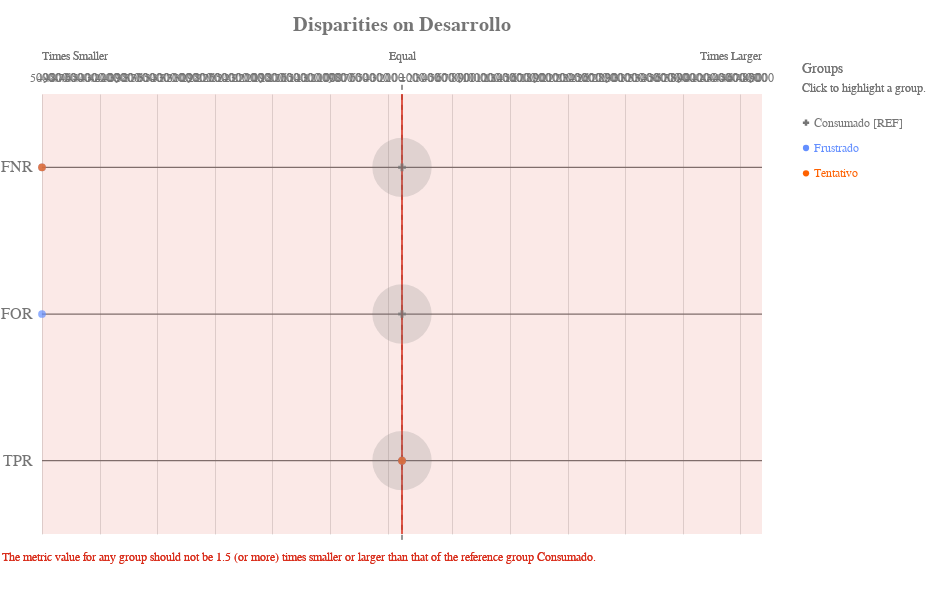

Source (notebook cell):
### Code cell
ap.disparity(grupo_definido, metrics, 'Desarrollo', fairness_threshold = disparity_tolerance)

### Figure 1 — Vega-Lite specification as saved in the notebook (floating-point values rounded to 4 significant figures)
{"config": {"view": {"continuousWidth": 400, "continuousHeight": 300, "strokeWidth": 0}, "axisLeft": {"labelColor": "rgb(117,117,117)", "labelFont": "Arial", "labelFontSize": 16}, "title": {"align": "center", "baseline": "middle", "color": "rgb(117,117,117)", "font": "Arial", "fontSize": 20, "fontWeight": "bold"}}, "layer": [{"data": {"name": "data-53f64b7c7b316b31c4ec44bcdaa6fbea"}, "mark": {"type": "rule", "stroke": "rgb(117,117,117)", "strokeWidth": 1.25, "tooltip": ""}, "encoding": {"x": {"type": "quantitative", "field": "x", "scale": {"domain": [-4999, 4999], "range": [40.0, 760.0]}}, "x2": {"field": "x2"}, "y": {"type": "nominal", "axis": {"domain": false, "labelAngle": 0, "labelPadding": -30, "orient": "left", "ticks": false, "title": ""}, "field": "metric", "scale": {"domain": ["FNR", "FOR", "TPR"], "range": [55.0, 495.0]}}}}, {"data": {"name": "data-79dd248bdaa0ea02c535240e8ad022c8"}, "mark": {"type": "rule", "stroke": "rgb(117,117,117)", "strokeDash": [5, 5], "strokeWidth": 1}, "encoding": {"tooltip": {"value": "Consumado [REF]"}, "x": {"value": 400.0}, "y": {"value": 45.83}, "y2": {"value": 504.2}}}, {"data": {"name": "data-fa2b618e9aa8a53fd9cf36a5662b0508"}, "mark": {"type": "text", "align": "center", "color": "rgb(117,117,117)", "font": "Arial", "fontSize": 12, "fontWeight": "normal", "tooltip": ""}, "encoding": {"text": {"type": "nominal", "field": "label"}, "x": {"type": "quantitative", "field": "value", "scale": {"domain": [-4999, 4999], "range": [40.0, 760.0]}}, "y": {"value": 38.5}}}, {"layer": [{"mark": {"type": "text", "align": "left", "fill": "rgb(117,117,117)", "font": "Arial", "fontSize": 12, "fontWeight": "normal", "tooltip": ""}, "encoding": {"text": {"value": "Times Smaller"}, "x": {"value": 40.0}, "y": {"value": 16.5}}}, {"mark": {"type": "text", "align": "right", "fill": "rgb(117,117,117)", "font": "Arial", "fontSize": 12, "fontWeight": "normal", "tooltip": ""}, "encoding": {"text": {"value": "Times Larger"}, "x": {"value": 760.0}, "y": {"value": 16.5}}}, {"mark": {"type": "text", "align": "center", "fill": "rgb(117,117,117)", "font": "Arial", "fontSize": 12, "fontWeight": "normal", "tooltip": ""}, "encoding": {"text": {"value": "Equal"}, "x": {"value": 400.0}, "y": {"value": 16.5}}}], "data": {"name": "data-79dd248bdaa0ea02c535240e8ad022c8"}}, {"layer": [{"mark": {"type": "rule", "opacity": 0.8, "stroke": "rgb(217, 46, 28)", "strokeWidth": 1.25, "tooltip": ""}, "encoding": {"x": {"type": "quantitative", "field": "min", "scale": {"domain": [-4999, 4999], "range": [40.0, 760.0]}}, "y": {"value": 55.0}, "y2": {"value": 495.0}}}, {"mark": {"type": "rule", "opacity": 0.8, "stroke": "rgb(217, 46, 28)", "strokeWidth": 1.25, "tooltip": ""}, "encoding": {"x": {"type": "quantitative", "field": "max", "scale": {"domain": [-4999, 4999], "range": [40.0, 760.0]}}, "y": {"value": 55.0}, "y2": {"value": 495.0}}}, {"layer": [{"mark": {"type": "rect", "fill": "rgb(217, 46, 28)", "opacity": 0.1, "tooltip": ""}, "encoding": {"x": {"type": "quantitative", "field": "min", "scale": {"domain": [-4999, 4999], "range": [40.0, 760.0]}}, "x2": {"field": "lower_end"}, "y": {"value": 55.0}, "y2": {"value": 495.0}}}, {"mark": {"type": "rect", "fill": "rgb(217, 46, 28)", "opacity": 0.1, "tooltip": ""}, "encoding": {"x": {"type": "quantitative", "field": "max", "scale": {"domain": [-4999, 4999], "range": [40.0, 760.0]}}, "x2": {"field": "upper_end"}, "y": {"value": 55.0}, "y2": {"value": 495.0}}}]}, {"data": {"name": "data-79dd248bdaa0ea02c535240e8ad022c8"}, "mark": {"type": "text", "align": "left", "baseline": "top", "fill": "rgb(217, 46, 28)", "font": "Arial", "fontSize": 12, "fontWeight": "normal", "tooltip": ""}, "encoding": {"text": {"value": "The metric value for any group should not be 1.5 (or more) times smaller or larger than that of the reference group Consumado."}, "x": {"value": 0}, "y": {"value": 513.3}}}], "data": {"name": "data-93a28dc03cdeb5856aae1fcd20b2726b"}}, {"layer": [{"mark": "circle"}, {"data": {"name": "data-6720c721253265cd00b3166dfb039fa3"}, "mark": {"type": "circle", "opacity": 0.2}, "encoding": {"color": {"condition": {"type": "nominal", "field": "attribute_value", "legend": null, "scale": {"domain": ["Consumado", "Frustrado", "Tentativo"], "range": ["rgb(117,117,117)", "rgb(100, 143, 255)", "rgb(254, 97, 0)", "rgb(220, 38, 127)", "rgb(255, 176, 0)", "rgb(120, 94, 240)"]}, "selection": "selector049"}, "value": "rgb(224,224,224)"}, "size": {"type": "quantitative", "field": "group_size", "legend": null, "scale": {"domain": [0, 6004.0], "range": [0, 4224.0]}}, "tooltip": [{"type": "nominal", "field": "attribute_value", "title": "Group"}, {"type": "nominal", "field": "tooltip_group_size", "title": "Group Size"}, {"type": "nominal", "field": "tooltip_disparity_explanation_fnr", "title": "Disparity"}, {"type": "quantitative", "field": "fnr", "format": ".2f", "title": "FNR"}], "x": {"type": "quantitative", "axis": {"domain": false, "labels": false, "ticks": false, "title": null, "values": [99, 199, 299, 399, 499, 599, 699, 799, 899, 999, 1099, 1199, 1299, 1399, 1499, 1599, 1699, 1799, 1899, 1999, 2099, 2199, 2299, 2399, 2499, 2599, 2699, 2799, 2899, 2999, 3099, 3199, 3299, 3399, 3499, 3599, 3699, 3799, 3899, 3999, 4099, 4199, 4299, 4399, 4499, 4599, 4699, 4799, 4899, 4999, -4999, -4899, -4799, -4699, -4599, -4499, -4399, -4299, -4199, -4099, -3999, -3899, -3799, -3699, -3599, -3499, -3399, -3299, -3199, -3099, -2999, -2899, -2799, -2699, -2599, -2499, -2399, -2299, -2199, -2099, -1999, -1899, -1799, -1699, -1599, -1499, -1399, -1299, -1199, -1099, -999, -899, -799, -699, -599, -499, -399, -299, -199, -99]}, "field": "fnr_disparity_scaled", "scale": {"domain": [-4999, 4999], "range": [40.0, 760.0]}}, "y": {"type": "nominal", "axis": {"domain": false, "grid": false, "labels": false, "ticks": false, "title": " "}, "field": "metric_variable", "scale": {"domain": ["FNR", "FOR", "TPR"], "range": [55.0, 495.0]}}}, "selection": {"selector051": {"type": "multi", "empty": "all", "fields": ["attribute_value"]}}, "transform": [{"calculate": "'FNR'", "as": "metric_variable"}]}, {"data": {"name": "data-6720c721253265cd00b3166dfb039fa3"}, "mark": {"type": "circle", "opacity": 0.2}, "encoding": {"color": {"condition": {"type": "nominal", "field": "attribute_value", "legend": null, "scale": {"domain": ["Consumado", "Frustrado", "Tentativo"], "range": ["rgb(117,117,117)", "rgb(100, 143, 255)", "rgb(254, 97, 0)", "rgb(220, 38, 127)", "rgb(255, 176, 0)", "rgb(120, 94, 240)"]}, "selection": "selector049"}, "value": "rgb(224,224,224)"}, "size": {"type": "quantitative", "field": "group_size", "legend": null, "scale": {"domain": [0, 6004.0], "range": [0, 4224.0]}}, "tooltip": [{"type": "nominal", "field": "attribute_value", "title": "Group"}, {"type": "nominal", "field": "tooltip_group_size", "title": "Group Size"}, {"type": "nominal", "field": "tooltip_disparity_explanation_for", "title": "Disparity"}, {"type": "quantitative", "field": "for", "format": ".2f", "title": "FOR"}], "x": {"type": "quantitative", "axis": {"domain": false, "labels": false, "ticks": false, "title": null, "values": [99, 199, 299, 399, 499, 599, 699, 799, 899, 999, 1099, 1199, 1299, 1399, 1499, 1599, 1699, 1799, 1899, 1999, 2099, 2199, 2299, 2399, 2499, 2599, 2699, 2799, 2899, 2999, 3099, 3199, 3299, 3399, 3499, 3599, 3699, 3799, 3899, 3999, 4099, 4199, 4299, 4399, 4499, 4599, 4699, 4799, 4899, 4999, -4999, -4899, -4799, -4699, -4599, -4499, -4399, -4299, -4199, -4099, -3999, -3899, -3799, -3699, -3599, -3499, -3399, -3299, -3199, -3099, -2999, -2899, -2799, -2699, -2599, -2499, -2399, -2299, -2199, -2099, -1999, -1899, -1799, -1699, -1599, -1499, -1399, -1299, -1199, -1099, -999, -899, -799, -699, -599, -499, -399, -299, -199, -99]}, "field": "for_disparity_scaled", "scale": {"domain": [-4999, 4999], "range": [40.0, 760.0]}}, "y": {"type": "nominal", "axis": {"domain": false, "grid": false, "labels": false, "ticks": false, "title": " "}, "field": "metric_variable", "scale": {"domain": ["FNR", "FOR", "TPR"], "range": [55.0, 495.0]}}}, "selection": {"selector053": {"type": "multi", "empty": "all", "fields": ["attribute_value"]}}, "transform": [{"calculate": "'FOR'", "as": "metric_variable"}]}, {"data": {"name": "data-6720c721253265cd00b3166dfb039fa3"}, "mark": {"type": "circle", "opacity": 0.2}, "encoding": {"color": {"condition": {"type": "nominal", "field": "attribute_value", "legend": null, "scale": {"domain": ["Consumado", "Frustrado", "Tentativo"], "range": ["rgb(117,117,117)", "rgb(100, 143, 255)", "rgb(254, 97, 0)", "rgb(220, 38, 127)", "rgb(255, 176, 0)", "rgb(120, 94, 240)"]}, "selection": "selector049"}, "value": "rgb(224,224,224)"}, "size": {"type": "quantitative", "field": "group_size", "legend": null, "scale": {"domain": [0, 6004.0], "range": [0, 4224.0]}}, "tooltip": [{"type": "nominal", "field": "attribute_value", "title": "Group"}, {"type": "nominal", "field": "tooltip_group_size", "title": "Group Size"}, {"type": "nominal", "field": "tooltip_disparity_explanation_tpr", "title": "Disparity"}, {"type": "quantitative", "field": "tpr", "format": ".2f", "title": "TPR"}], "x": {"type": "quantitative", "axis": {"domain": false, "labels": false, "ticks": false, "title": null, "values": [99, 199, 299, 399, 499, 599, 699, 799, 899, 999, 1099, 1199, 1299, 1399, 1499, 1599, 1699, 1799, 1899, 1999, 2099, 2199, 2299, 2399, 2499, 2599, 2699, 2799, 2899, 2999, 3099, 3199, 3299, 3399, 3499, 3599, 3699, 3799, 3899, 3999, 4099, 4199, 4299, 4399, 4499, 4599, 4699, 4799, 4899, 4999, -4999, -4899, -4799, -4699, -4599, -4499, -4399, -4299, -4199, -4099, -3999, -3899, -3799, -3699, -3599, -3499, -3399, -3299, -3199, -3099, -2999, -2899, -2799, -2699, -2599, -2499, -2399, -2299, -2199, -2099, -1999, -1899, -1799, -1699, -1599, -1499, -1399, -1299, -1199, -1099, -999, -899, -799, -699, -599, -499, -399, -299, -199, -99]}, "field": "tpr_disparity_scaled", "scale": {"domain": [-4999, 4999], "range": [40.0, 760.0]}}, "y": {"type": "nominal", "axis": {"domain": false, "grid": false, "labels": false, "ticks": false, "title": " "}, "field": "metric_variable", "scale": {"domain": ["FNR", "FOR", "TPR"], "range": [55.0, 495.0]}}}, "selection": {"selector055": {"type": "multi", "empty": "all", "fields": ["attribute_value"]}}, "transform": [{"calculate": "'TPR'", "as": "metric_variable"}]}, {"layer": [{"mark": "point"}, {"data": {"name": "data-6720c721253265cd00b3166dfb039fa3"}, "mark": {"type": "point", "filled": true, "size": 60}, "encoding": {"color": {"condition": {"type": "nominal", "field": "attribute_value", "legend": null, "scale": {"domain": ["Consumado", "Frustrado", "Tentativo"], "range": ["rgb(117,117,117)", "rgb(100, 143, 255)", "rgb(254, 97, 0)", "rgb(220, 38, 127)", "rgb(255, 176, 0)", "rgb(120, 94, 240)"]}, "selection": "selector049"}, "value": "rgb(224,224,224)"}, "shape": {"type": "nominal", "field": "attribute_value", "legend": null, "scale": {"domain": ["Consumado", "Frustrado", "Tentativo"], "range": ["cross", "circle", "circle"]}}, "tooltip": [{"type": "nominal", "field": "attribute_value", "title": "Group"}, {"type": "nominal", "field": "tooltip_group_size", "title": "Group Size"}, {"type": "nominal", "field": "tooltip_disparity_explanation_fnr", "title": "Disparity"}, {"type": "quantitative", "field": "fnr", "format": ".2f", "title": "FNR"}], "x": {"type": "quantitative", "axis": {"domain": false, "labels": false, "ticks": false, "title": null, "values": [99, 199, 299, 399, 499, 599, 699, 799, 899, 999, 1099, 1199, 1299, 1399, 1499, 1599, 1699, 1799, 1899, 1999, 2099, 2199, 2299, 2399, 2499, 2599, 2699, 2799, 2899, 2999, 3099, 3199, 3299, 3399, 3499, 3599, 3699, 3799, 3899, 3999, 4099, 4199, 4299, 4399, 4499, 4599, 4699, 4799, 4899, 4999, -4999, -4899, -4799, -4699, -4599, -4499, -4399, -4299, -4199, -4099, -3999, -3899, -3799, -3699, -3599, -3499, -3399, -3299, -3199, -3099, -2999, -2899, -2799, -2699, -2599, -2499, -2399, -2299, -2199, -2099, -1999, -1899, -1799, -1699, -1599, -1499, -1399, -1299, -1199, -1099, -999, -899, -799, -699, -599, -499, -399, -299, -199, -99]}, "field": "fnr_disparity_scaled", "scale": {"domain": [-4999, 4999], "range": [40.0, 760.0]}}, "y": {"type": "nominal", "axis": {"domain": false, "grid": false, "labels": false, "ticks": false, "title": " "}, "field": "metric_variable", "scale": {"domain": ["FNR", "FOR", "TPR"], "range": [55.0, 495.0]}}}, "selection": {"selector050": {"type": "multi", "empty": "all", "fields": ["attribute_value"]}}, "transform": [{"calculate": "'FNR'", "as": "metric_variable"}]}, {"data": {"name": "data-6720c721253265cd00b3166dfb039fa3"}, "mark": {"type": "point", "filled": true, "size": 60}, "encoding": {"color": {"condition": {"type": "nominal", "field": "attribute_value", "legend": null, "scale": {"domain": ["Consumado", "Frustrado", "Tentativo"], "range": ["rgb(117,117,117)", "rgb(100, 143, 255)", "rgb(254, 97, 0)", "rgb(220, 38, 127)", "rgb(255, 176, 0)", "rgb(120, 94, 240)"]}, "selection": "selector049"}, "value": "rgb(224,224,224)"}, "shape": {"type": "nominal", "field": "attribute_value", "legend": null, "scale": {"domain": ["Consumado", "Frustrado", "Tentativo"], "range": ["cross", "circle", "circle"]}}, "tooltip": [{"type": "nominal", "field": "attribute_value", "title": "Group"}, {"type": "nominal", "field": "tooltip_group_size", "title": "Group Size"}, {"type": "nominal", "field": "tooltip_disparity_explanation_for", "title": "Disparity"}, {"type": "quantitative", "field": "for", "format": ".2f", "title": "FOR"}], "x": {"type": "quantitative", "axis": {"domain": false, "labels": false, "ticks": false, "title": null, "values": [99, 199, 299, 399, 499, 599, 699, 799, 899, 999, 1099, 1199, 1299, 1399, 1499, 1599, 1699, 1799, 1899, 1999, 2099, 2199, 2299, 2399, 2499, 2599, 2699, 2799, 2899, 2999, 3099, 3199, 3299, 3399, 3499, 3599, 3699, 3799, 3899, 3999, 4099, 4199, 4299, 4399, 4499, 4599, 4699, 4799, 4899, 4999, -4999, -4899, -4799, -4699, -4599, -4499, -4399, -4299, -4199, -4099, -3999, -3899, -3799, -3699, -3599, -3499, -3399, -3299, -3199, -3099, -2999, -2899, -2799, -2699, -2599, -2499, -2399, -2299, -2199, -2099, -1999, -1899, -1799, -1699, -1599, -1499, -1399, -1299, -1199, -1099, -999, -899, -799, -699, -599, -499, -399, -299, -199, -99]}, "field": "for_disparity_scaled", "scale": {"domain": [-4999, 4999], "range": [40.0, 760.0]}}, "y": {"type": "nominal", "axis": {"domain": false, "grid": false, "labels": false, "ticks": false, "title": " "}, "field": "metric_variable", "scale": {"domain": ["FNR", "FOR", "TPR"], "range": [55.0, 495.0]}}}, "selection": {"selector052": {"type": "multi", "empty": "all", "fields": ["attribute_value"]}}, "transform": [{"calculate": "'FOR'", "as": "metric_variable"}]}, {"data": {"name": "data-6720c721253265cd00b3166dfb039fa3"}, "mark": {"type": "point", "filled": true, "size": 60}, "encoding": {"color": {"condition": {"type": "nominal", "field": "attribute_value", "legend": null, "scale": {"domain": ["Consumado", "Frustrado", "Tentativo"], "range": ["rgb(117,117,117)", "rgb(100, 143, 255)", "rgb(254, 97, 0)", "rgb(220, 38, 127)", "rgb(255, 176, 0)", "rgb(120, 94, 240)"]}, "selection": "selector049"}, "value": "rgb(224,224,224)"}, "shape": {"type": "nominal", "field": "attribute_value", "legend": null, "scale": {"domain": ["Consumado", "Frustrado", "Tentativo"], "range": ["cross", "circle", "circle"]}}, "tooltip": [{"type": "nominal", "field": "attribute_value", "title": "Group"}, {"type": "nominal", "field": "tooltip_group_size", "title": "Group Size"}, {"type": "nominal", "field": "tooltip_disparity_explanation_tpr", "title": "Disparity"}, {"type": "quantitative", "field": "tpr", "format": ".2f", "title": "TPR"}], "x": {"type": "quantitative", "axis": {"domain": false, "labels": false, "ticks": false, "title": null, "values": [99, 199, 299, 399, 499, 599, 699, 799, 899, 999, 1099, 1199, 1299, 1399, 1499, 1599, 1699, 1799, 1899, 1999, 2099, 2199, 2299, 2399, 2499, 2599, 2699, 2799, 2899, 2999, 3099, 3199, 3299, 3399, 3499, 3599, 3699, 3799, 3899, 3999, 4099, 4199, 4299, 4399, 4499, 4599, 4699, 4799, 4899, 4999, -4999, -4899, -4799, -4699, -4599, -4499, -4399, -4299, -4199, -4099, -3999, -3899, -3799, -3699, -3599, -3499, -3399, -3299, -3199, -3099, -2999, -2899, -2799, -2699, -2599, -2499, -2399, -2299, -2199, -2099, -1999, -1899, -1799, -1699, -1599, -1499, -1399, -1299, -1199, -1099, -999, -899, -799, -699, -599, -499, -399, -299, -199, -99]}, "field": "tpr_disparity_scaled", "scale": {"domain": [-4999, 4999], "range": [40.0, 760.0]}}, "y": {"type": "nominal", "axis": {"domain": false, "grid": false, "labels": false, "ticks": false, "title": " "}, "field": "metric_variable", "scale": {"domain": ["FNR", "FOR", "TPR"], "range": [55.0, 495.0]}}}, "selection": {"selector054": {"type": "multi", "empty": "all", "fields": ["attribute_value"]}}, "transform": [{"calculate": "'TPR'", "as": "metric_variable"}]}]}]}, {"layer": [{"mark": {"type": "point", "filled": true, "opacity": 1, "size": 39.48}, "encoding": {"color": {"condition": {"type": "nominal", "field": "attribute_value", "legend": null, "scale": {"domain": ["Consumado", "Frustrado", "Tentativo"], "range": ["rgb(117,117,117)", "rgb(100, 143, 255)", "rgb(254, 97, 0)", "rgb(220, 38, 127)", "rgb(255, 176, 0)", "rgb(120, 94, 240)"]}, "selection": "selector049"}, "value": "rgb(224,224,224)"}, "shape": {"type": "nominal", "field": "attribute_value", "legend": null, "scale": {"domain": ["Consumado", "Frustrado", "Tentativo"], "range": ["cross", "circle", "circle"]}}, "x": {"value": 804}, "y": {"type": "nominal", "axis": {"domain": false, "grid": false, "labels": false, "ticks": false, "title": " "}, "field": "attribute_value", "scale": {"domain": ["Consumado", "Frustrado", "Tentativo"], "range": [71, 147]}}}, "selection": {"selector049": {"type": "multi", "empty": "all", "fields": ["attribute_value"]}}}, {"mark": {"type": "text", "align": "left", "baseline": "middle", "font": "Arial", "fontSize": 12, "fontWeight": "normal"}, "encoding": {"color": {"condition": {"type": "nominal", "field": "attribute_value", "legend": null, "scale": {"domain": ["Consumado", "Frustrado", "Tentativo"], "range": ["rgb(117,117,117)", "rgb(100, 143, 255)", "rgb(254, 97, 0)", "rgb(220, 38, 127)", "rgb(255, 176, 0)", "rgb(120, 94, 240)"]}, "selection": "selector049"}, "value": "rgb(224,224,224)"}, "text": {"type": "nominal", "field": "label"}, "x": {"value": 812}, "y": {"type": "nominal", "axis": {"domain": false, "grid": false, "labels": false, "ticks": false, "title": " "}, "field": "attribute_value", "scale": {"domain": ["Consumado", "Frustrado", "Tentativo"], "range": [71, 147]}}}, "selection": {"selector056": {"type": "multi", "empty": "all", "fields": ["attribute_value"]}}}, {"data": {"name": "data-79dd248bdaa0ea02c535240e8ad022c8"}, "mark": {"type": "text", "align": "left", "baseline": "middle", "color": "rgb(117,117,117)", "font": "Arial", "fontSize": 12, "fontWeight": "normal"}, "encoding": {"text": {"value": "Click to highlight a group."}, "x": {"value": 800}, "y": {"value": 49}}}, {"data": {"name": "data-79dd248bdaa0ea02c535240e8ad022c8"}, "mark": {"type": "text", "align": "left", "baseline": "middle", "color": "rgb(117,117,117)", "font": "Arial", "fontSize": 14, "fontWeight": "normal"}, "encoding": {"text": {"value": "Groups"}, "x": {"value": 800}, "y": {"value": 30}}}], "data": {"name": "data-5f460b2281ce654008106d954be18b1d"}}], "height": 550, "padding": {"top": 15, "bottom": 10}, "resolve": {"scale": {"size": "independent", "y": "independent"}}, "title": "Disparities on Desarrollo", "width": 800, "$schema": "https://vega.github.io/schema/vega-lite/v4.8.1.json", "datasets": {"data-53f64b7c7b316b31c4ec44bcdaa6fbea": [{"metric": "FNR", "x": -4999, "x2": 4999}, {"metric": "FOR", "x": -4999, "x2": 4999}, {"metric": "TPR", "x": -4999, "x2": 4999}], "data-79dd248bdaa0ea02c535240e8ad022c8": [{"a": 1, "b": 0}, {"a": 1, "b": 0}], "data-fa2b618e9aa8a53fd9cf36a5662b0508": [{"value": 99, "label": 100}, {"value": 199, "label": 200}, {"value": 299, "label": 300}, {"value": 399, "label": 400}, {"value": 499, "label": 500}, {"value": 599, "label": 600}, {"value": 699, "label": 700}, {"value": 799, "label": 800}, {"value": 899, "label": 900}, {"value": 999, "label": 1000}, {"value": 1099, "label": 1100}, {"value": 1199, "label": 1200}, {"value": 1299, "label": 1300}, {"value": 1399, "label": 1400}, {"value": 1499, "label": 1500}, {"value": 1599, "label": 1600}, {"value": 1699, "label": 1700}, {"value": 1799, "label": 1800}, {"value": 1899, "label": 1900}, {"value": 1999, "label": 2000}, {"value": 2099, "label": 2100}, {"value": 2199, "label": 2200}, {"value": 2299, "label": 2300}, {"value": 2399, "label": 2400}, {"value": 2499, "label": 2500}, {"value": 2599, "label": 2600}, {"value": 2699, "label": 2700}, {"value": 2799, "label": 2800}, {"value": 2899, "label": 2900}, {"value": 2999, "label": 3000}, {"value": 3099, "label": 3100}, {"value": 3199, "label": 3200}, {"value": 3299, "label": 3300}, {"value": 3399, "label": 3400}, {"value": 3499, "label": 3500}, {"value": 3599, "label": 3600}, {"value": 3699, "label": 3700}, {"value": 3799, "label": 3800}, {"value": 3899, "label": 3900}, {"value": 3999, "label": 4000}, {"value": 4099, "label": 4100}, {"value": 4199, "label": 4200}, {"value": 4299, "label": 4300}, {"value": 4399, "label": 4400}, {"value": 4499, "label": 4500}, {"value": 4599, "label": 4600}, {"value": 4699, "label": 4700}, {"value": 4799, "label": 4800}, {"value": 4899, "label": 4900}, {"value": 4999, "label": 5000}, {"value": -4999, "label": 5000}, {"value": -4899, "label": 4900}, {"value": -4799, "label": 4800}, {"value": -4699, "label": 4700}, {"value": -4599, "label": 4600}, {"value": -4499, "label": 4500}, {"value": -4399, "label": 4400}, {"value": -4299, "label": 4300}, {"value": -4199, "label": 4200}, {"value": -4099, "label": 4100}, {"value": -3999, "label": 4000}, {"value": -3899, "label": 3900}, {"value": -3799, "label": 3800}, {"value": -3699, "label": 3700}, {"value": -3599, "label": 3600}, {"value": -3499, "label": 3500}, {"value": -3399, "label": 3400}, {"value": -3299, "label": 3300}, {"value": -3199, "label": 3200}, {"value": -3099, "label": 3100}, {"value": -2999, "label": 3000}, {"value": -2899, "label": 2900}, {"value": -2799, "label": 2800}, {"value": -2699, "label": 2700}, {"value": -2599, "label": 2600}, {"value": -2499, "label": 2500}, {"value": -2399, "label": 2400}, {"value": -2299, "label": 2300}, {"value": -2199, "label": 2200}, {"value": -2099, "label": 2100}, {"value": -1999, "label": 2000}, {"value": -1899, "label": 1900}, {"value": -1799, "label": 1800}, {"value": -1699, "label": 1700}, {"value": -1599, "label": 1600}, {"value": -1499, "label": 1500}, {"value": -1399, "label": 1400}, {"value": -1299, "label": 1300}, {"value": -1199, "label": 1200}, {"value": -1099, "label": 1100}, {"value": -999, "label": 1000}, {"value": -899, "label": 900}, {"value": -799, "label": 800}, {"value": -699, "label": 700}, {"value": -599, "label": 600}, {"value": -499, "label": 500}, {"value": -399, "label": 400}, {"value": -299, "label": 300}, {"value": -199, "label": 200}, {"value": -99, "label": 100}, {"value": 0, "label": "="}], "data-93a28dc03cdeb5856aae1fcd20b2726b": [{"min": -0.5, "max": 0.5, "lower_end": -4999, "upper_end": 4999}], "data-6720c721253265cd00b3166dfb039fa3": [{"attribute_name": "Desarrollo", "attribute_value": "Consumado", "group_size": 5003, "total_entities": 5007, "fnr": 0.4057, "for": 0.3189, "tpr": 0.5943, "fnr_disparity": 1.0, "for_disparity": 1.0, "tpr_disparity": 1.0, "fnr_disparity_scaled": 0.0, "for_disparity_scaled": 0.0, "tpr_disparity_scaled": 0.0, "tooltip_group_size": "5,003 (99.92%)", "tooltip_disparity_explanation_fnr": "Reference group", "tooltip_disparity_explanation_for": "Reference group", "tooltip_disparity_explanation_tpr": "Reference group"}, {"attribute_name": "Desarrollo", "attribute_value": "Frustrado", "group_size": 3, "total_entities": 5007, "fnr": 0.0002, "for": 0.0002, "tpr": 1.0, "fnr_disparity": 0.0002, "for_disparity": 0.0002, "tpr_disparity": 1.683, "fnr_disparity_scaled": -4999.0, "for_disparity_scaled": -4999.0, "tpr_disparity_scaled": 0.6828, "tooltip_group_size": "3 (0.06%)", "tooltip_disparity_explanation_fnr": "5000.00 times smaller FNR than the reference group", "tooltip_disparity_explanation_for": "5000.00 times smaller FOR than the reference group", "tooltip_disparity_explanation_tpr": "1.68 times larger TPR than the reference group"}, {"attribute_name": "Desarrollo", "attribute_value": "Tentativo", "group_size": 1, "total_entities": 5007, "fnr": 0.0002, "for": null, "tpr": 1.0, "fnr_disparity": 0.0002, "for_disparity": null, "tpr_disparity": 1.683, "fnr_disparity_scaled": -4999.0, "for_disparity_scaled": null, "tpr_disparity_scaled": 0.6828, "tooltip_group_size": "1 (0.02%)", "tooltip_disparity_explanation_fnr": "5000.00 times smaller FNR than the reference group", "tooltip_disparity_explanation_for": "Same FOR as the reference group", "tooltip_disparity_explanation_tpr": "1.68 times larger TPR than the reference group"}], "data-5f460b2281ce654008106d954be18b1d": [{"attribute_value": "Consumado", "label": "Consumado [REF]"}, {"attribute_value": "Frustrado", "label": "Frustrado"}, {"attribute_value": "Tentativo", "label": "Tentativo"}]}}
